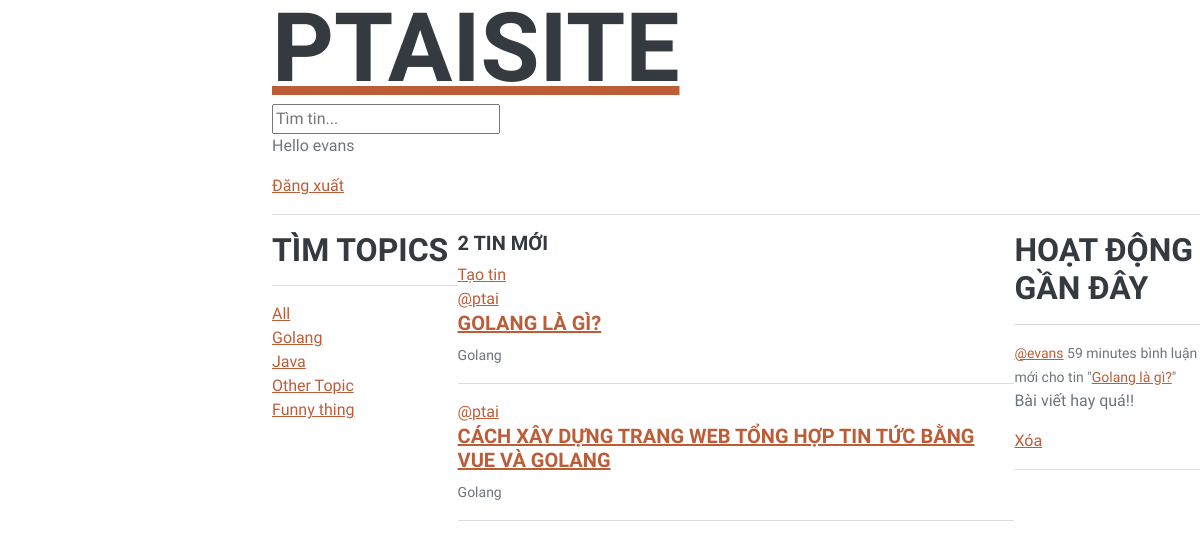
/ (signed in), run on the app's committed database.
### base/models.py (models this page shows, shortened)
class Topic(models.Model):
   name = models.CharField(max_length=200)

class Room (models.Model):
    name = models.CharField(max_length=200)
    host = models.ForeignKey(User, on_delete=models.SET_NULL, null=True)
    topic = models.ForeignKey(Topic, on_delete=models.SET_NULL, null=True)
    description = models.TextField(null=True, blank=True)
    updated = models.DateTimeField(auto_now = True)
    created = models.DateTimeField(auto_now_add=True)
    paticipants = models.ManyToManyField(User, related_name='paticipants', blank=True)
    class Meta:
        ordering = ['-updated', '-created']
    def __str__(self):
        return self.name

class Message(models.Model):
    user = models.ForeignKey(User, on_delete=models.CASCADE)
    room = models.ForeignKey(Room, on_delete=models.CASCADE)
    body = models.TextField()
    updated = models.DateTimeField(auto_now = True)
    created = models.DateTimeField(auto_now_add=True)
    def __str__(self):
        return self.body[0:50]

### base/views.py (the view)
# urls.py: path('', views.home, name="home"),
def home(request):
    q = request.GET.get('q') if request.GET.get('q') != None else ''
    rooms = Room.objects.filter(
        Q(topic__name__icontains=q) |
        Q(name__icontains=q) |
        Q(description__icontains=q)
    )
    topics = Topic.objects.all()
    room_count = rooms.count()
    room_messages = Message.objects.filter(Q(room__topic__name__icontains = q)).order_by('-created')
    context = {'rooms': rooms, 'topics': topics, 'room_count': room_count, 'room_messages': room_messages}
    return render(request, 'base/home.html', context)

### base/templates/base/home.html (shortened to what this page needs)
{% extends 'main.html'%}
{% block content %}
<div class="home-container">
    <div>
        {% include 'base/topics_component.html'%}
    </div>
    <div>
        <div>
            <h5>{{room_count}} tin mới</h5>
        </div>
        <a href="{% url 'create-room' %}"> Tạo tin </a>
        {%include 'base/feed_component.html'%}
    </div>
    <div>
        {% include 'base/activities_component.html'%}
    </div>
</div>
{% endblock content %}

### templates/navbar.html
<a href="/">
    <h1>PTaiSite</h1>
</a>
<form method="GET" action="{% url 'home' %}">
    <input type="text" name= "q" placeholder="Tìm tin..." />
</form>
{% if request.user.is_authenticated %}
<p>Hello {{request.user}}</p>
<a href="{% url 'logout'%}">Đăng xuất</a>
{% else %}
<a href="{% url 'login'%}">Đăng nhập</a>
{% endif %}
<hr>

### base/templates/base/topics_component.html
{% block content %}
<h3>Tìm Topics</h3>
        <hr>
        <div>
            <a href="{% url 'home' %}">All</a>
        </div>
        {% for topic in topics %}
        <div>
            <a href="{% url 'home' %}?q={{topic.name}}">{{ topic.name }}</a>
        </div>
        {% endfor %}
{% endblock content %}

### base/templates/base/feed_component.html (shortened to what this page needs)
{% block content %}
{% for room in rooms %}
            <div>
                <a href="{% url 'user-profile' room.host.id %}">@{{room.host.username}}</a>
                <h5><a href="{% url 'room' room.id %}">{{room.name}}</a> </h5>
                <small>{{room.topic.name}}</small>
                <hr>
            </div>
        {% endfor %}
{% endblock content %}

### base/templates/base/activities_component.html
{% block content %}
<h3>Hoạt động gần đây</h3>
        <hr>
        {% for message in room_messages %}
            <div>
                <small><a href="{% url 'user-profile' message.user.id%}">@{{message.user}}</a> {{message.created|timesince}}</small>
                <small> bình luận mới cho tin "<a href="{% url 'room' message.room.id %}">{{message.room}}</a>"</small>
                <p>{{message}}</p>
                {% if request.user == message.user%}
                    <a href="{% url 'delete-message' message.id %}">Xóa</a>
                {% endif %}
                <hr>
            </div>
        {% endfor %}
{% endblock content %}

### base/templates/base/home.html (style rules this page uses)
.home-container { display: grid; grid-template-columns: 1fr 3fr 1fr; }

### data on the page
Topic: name "Golang"
Topic: name "Java"
Topic: name "Other Topic"
Topic: name "Funny thing"
Room: host.username "ptai", name "GOLANG LÀ GÌ?", topic.name "Golang"
Room: host.username "ptai", name "CÁCH XÂY DỰNG TRANG WEB TỔNG HỢP TIN TỨC BẰNG VUE VÀ GOLANG", topic.name "Golang"
Message: user "evans", created "59 minutes", room "Golang là gì?", body "Bài viết hay quá!!", shows "Xóa"

### other printed values
{{ request.user }} "evans"
{{ room_count }} "2"
